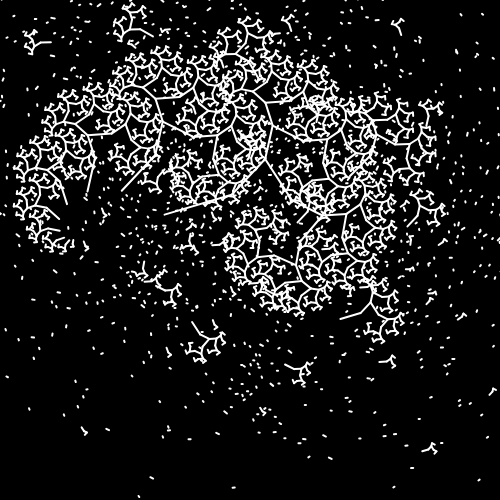
Frame 1 (no input)
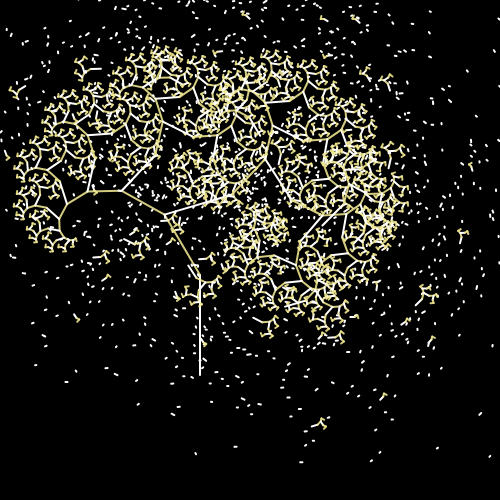
Frame 60 (no input)
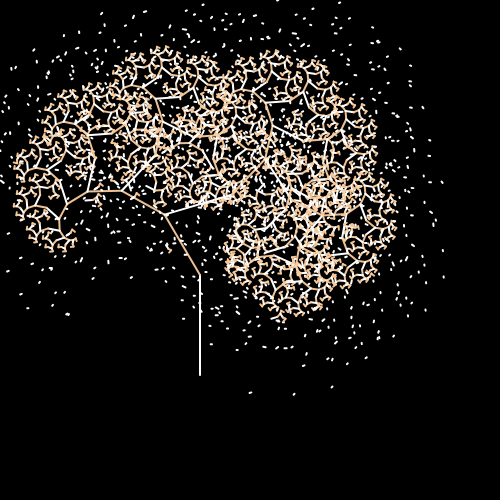
Frame 120 (the mouse pressed at the canvas centre since frame 60)

The p5.js sketch that drew these frames (run headless with seeded random() and noise() and a simulated clock; from frame 60 on, the mouse is pressed at the canvas centre):

// p5.js sketch
// ── sketch.js
var r;
var g;
var b;
var a;
var w;




function setup() 
{
  
  createCanvas(500,500);
  rectMode(CENTER);
	
}

function draw() 
{
  
  background(0);
	angle = 100 ;
	// 40 
  translate( 200 , height * .75 );
  branch(100, PI/4);
	
	
	r = random(252, 239, 55);
	g = random(159, 245, 145);
	b = random(145, 169, 245);
	a = random(200, 255);
	w = random(255, 255, 255);
	

	// colours for the trees
	
	
}

	

function branch(b_length, theta)
{
	
	line(0,0,0,-b_length);
    translate(0,-b_length);
  	
	if(b_length > 4 ) 
  {
	stroke(r, g, b, a); // to make illuminating colour
	strokeWeight(2); 
	push();
	rotate(angle);
	branch(b_length * 0.70);
	rotate(-angle - 5 );
    branch(b_length * 0.70);  
    pop();
	
	  
	 stroke(255, 255, 255);
	 push();
	 translate(90, - b_length)
	  // 90 - much closer to the three, looks like tree pulling apart and joining together 
	  translate(p5.Vector.fromAngle(millis() / 1000, 60)); // for animating the second tree, in citcular motions
	rotate(theta);
    branch(b_length * 0.3); 
    pop();
	  
	 
    }
	

}


// ── style.css
jhuuhoh
